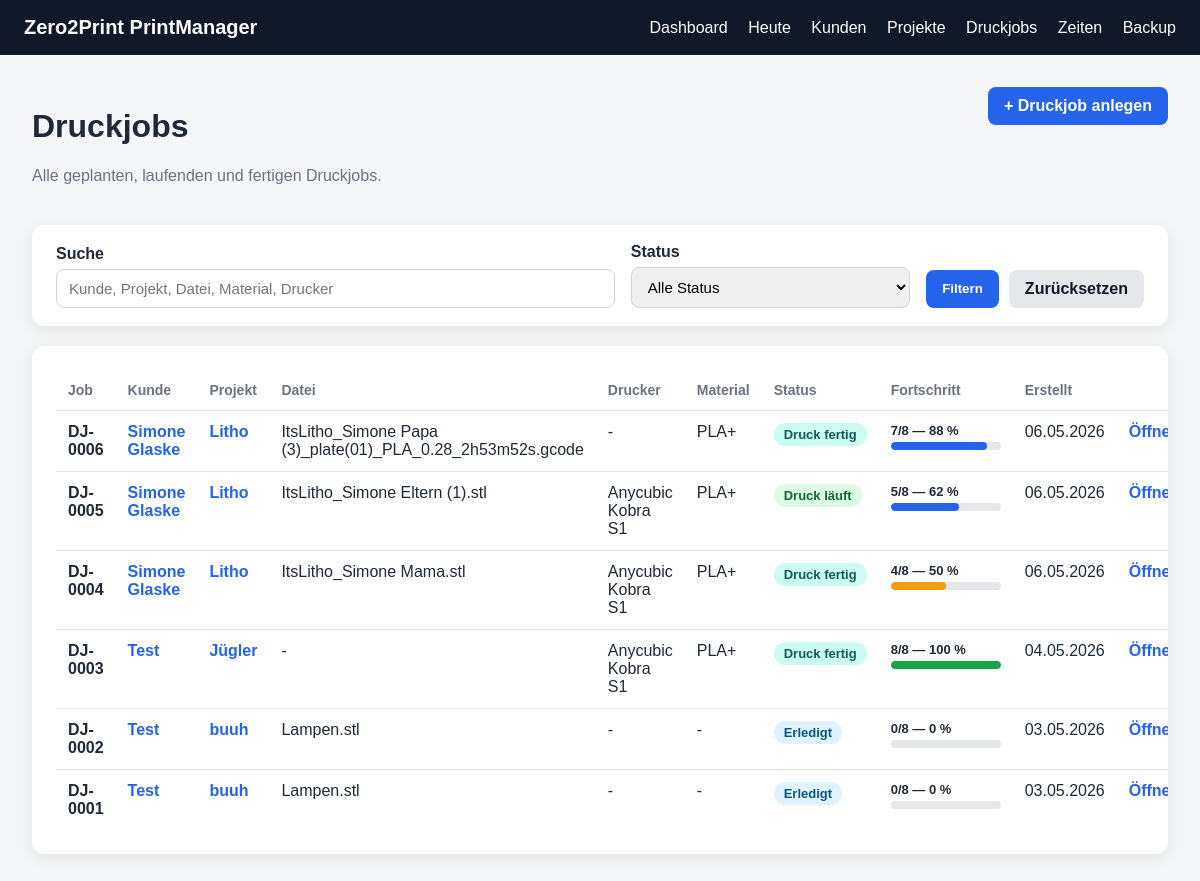
Page /jobs on the committed database.
### app/models.py (models this page shows)
class PrintJob(Base):
    __tablename__ = "print_jobs"
    id = Column(Integer, primary_key=True, index=True)
    project_id = Column(Integer, ForeignKey("projects.id"), nullable=False)
    file_id = Column(Integer, ForeignKey("project_files.id"), nullable=True)
    printer_name = Column(String, nullable=True)
    material = Column(String, nullable=True)
    color = Column(String, nullable=True)
    planned_print_time = Column(String, nullable=True)
    planned_weight_grams = Column(Integer, nullable=True)
    status = Column(String, default="Bereit zum Druck")
    notes = Column(Text, nullable=True)
    created_at = Column(DateTime, default=datetime.utcnow)
    project = relationship("Project", back_populates="print_jobs")
    file = relationship("ProjectFile", back_populates="print_jobs")
    time_entries = relationship(
        "TimeEntry",
        back_populates="print_job"
    )
    checklist = relationship(
        "PrintJobChecklist",
        back_populates="print_job",
        uselist=False,
        cascade="all, delete-orphan"
    )

class Customer(Base):
    __tablename__ = "customers"
    id = Column(Integer, primary_key=True, index=True)
    name = Column(String, nullable=False)
    email = Column(String, nullable=True)
    phone = Column(String, nullable=True)
    note = Column(Text, nullable=True)
    created_at = Column(DateTime, default=datetime.utcnow)
    projects = relationship(
        "Project",
        back_populates="customer",
        cascade="all, delete-orphan"
    )

class Project(Base):
    __tablename__ = "projects"
    id = Column(Integer, primary_key=True, index=True)
    customer_id = Column(Integer, ForeignKey("customers.id"), nullable=False)
    name = Column(String, nullable=False)
    description = Column(Text, nullable=True)
    status = Column(String, default="Anfrage")
    deadline = Column(String, nullable=True)
    note = Column(Text, nullable=True)
    created_at = Column(DateTime, default=datetime.utcnow)
    customer = relationship("Customer", back_populates="projects")
    files = relationship(
        "ProjectFile",
        back_populates="project",
        cascade="all, delete-orphan"
    )
    print_jobs = relationship(
        "PrintJob",
        back_populates="project",
        cascade="all, delete-orphan"
    )
    time_entries = relationship(
        "TimeEntry",
        back_populates="project",
        cascade="all, delete-orphan"
    )

class ProjectFile(Base):
    __tablename__ = "project_files"
    id = Column(Integer, primary_key=True, index=True)
    project_id = Column(Integer, ForeignKey("projects.id"), nullable=False)
    original_filename = Column(String, nullable=False)
    stored_filename = Column(String, nullable=False)
    file_path = Column(String, nullable=False)
    file_type = Column(String, nullable=True)
    version = Column(String, nullable=True)
    note = Column(Text, nullable=True)
    uploaded_at = Column(DateTime, default=datetime.utcnow)
    project = relationship("Project", back_populates="files")
    print_jobs = relationship(
        "PrintJob",
        back_populates="file"
    )

class PrintJobChecklist(Base):
    __tablename__ = "print_job_checklists"
    id = Column(Integer, primary_key=True, index=True)
    print_job_id = Column(Integer, ForeignKey("print_jobs.id"), nullable=False, unique=True)
    file_checked = Column(Boolean, default=False)
    slicer_checked = Column(Boolean, default=False)
    material_ready = Column(Boolean, default=False)
    bed_cleaned = Column(Boolean, default=False)
    first_layer_checked = Column(Boolean, default=False)
    print_finished_checked = Column(Boolean, default=False)
    post_processing_done = Column(Boolean, default=False)
    packed = Column(Boolean, default=False)
    updated_at = Column(DateTime, default=datetime.utcnow)
    print_job = relationship("PrintJob", back_populates="checklist")

### app/routes/print_jobs.py (the view)
@router.get("")
def print_jobs_index(
    request: Request,
    q: str = Query(default=""),
    status: str = Query(default=""),
    db: Session = Depends(get_db)
):
    query = (
        db.query(PrintJob)
        .join(Project)
        .join(Customer)
    )
    search = q.strip()
    selected_status = status.strip()
    if search:
        query = query.outerjoin(ProjectFile, PrintJob.file_id == ProjectFile.id)
        query = query.filter(
            or_(
                Project.name.ilike(f"%{search}%"),
                Customer.name.ilike(f"%{search}%"),
                PrintJob.printer_name.ilike(f"%{search}%"),
                PrintJob.material.ilike(f"%{search}%"),
                PrintJob.color.ilike(f"%{search}%"),
                PrintJob.notes.ilike(f"%{search}%"),
                ProjectFile.original_filename.ilike(f"%{search}%"),
            )
        )
    if selected_status:
        query = query.filter(PrintJob.status == selected_status)
    jobs = query.order_by(PrintJob.created_at.desc()).all()
    return templates.TemplateResponse(
        request=request,
        name="print_jobs.html",
        context={
            "title": "Druckjobs",
            "jobs": jobs,
            "q": search,
            "selected_status": selected_status,
            "statuses": JOB_STATUSES
        }
    )

### app/templates/print_jobs.html (shortened to what this page needs)
{% extends "base.html" %}
{% block content %}
<div class="page-header">
    <div>
        <h1>Druckjobs</h1>
        <p class="muted">Alle geplanten, laufenden und fertigen Druckjobs.</p>
    </div>
    <a class="btn" href="/jobs/new">+ Druckjob anlegen</a>
</div>
<div class="filter-card">
    <form method="get" action="/jobs" class="filter-form">
        <div class="filter-field">
            <label for="q">Suche</label>
            <input type="text" id="q" name="q" value="{{ q or '' }}" placeholder="Kunde, Projekt, Datei, Material, Drucker">
        </div>
        <div class="filter-field">
            <label for="status">Status</label>
            <select id="status" name="status">
                <option value="">Alle Status</option>
            </select>
        </div>
        <div class="filter-actions">
            <button class="btn" type="submit">Filtern</button>
            <a class="btn-secondary" href="/jobs">Zurücksetzen</a>
        </div>
    </form>
</div>
{% if jobs %}
<div class="table-card">
    <table>
        <thead>
            <tr>
                <th>Job</th>
                <th>Kunde</th>
                <th>Projekt</th>
                <th>Datei</th>
                <th>Drucker</th>
                <th>Material</th>
                <th>Status</th>
                <th>Fortschritt</th>
                <th>Erstellt</th>
                <th></th>
            </tr>
        </thead>
        <tbody>
            {% for job in jobs %}
            <tr>
                <td><strong>DJ-{{ "%04d"|format(job.id) }}</strong></td>
                <td>
                    <a class="link-btn" href="/customers/{{ job.project.customer.id }}">
                        {{ job.project.customer.name }}
                    </a>
                </td>
                <td>
                    <a class="link-btn" href="/projects/{{ job.project.id }}">
                        {{ job.project.name }}
                    </a>
                </td>
                <td>
                    {% if job.file %}
                        {{ job.file.original_filename }}
                    {% else %}
                        -
                    {% endif %}
                </td>
                <td>{{ job.printer_name or "-" }}</td>
                <td>{{ job.material or "-" }}</td>
                <td>
                    <span class="status-pill {{ status_class(job.status) }}">
                        {{ job.status }}
                    </span>
                </td>
                <td>
                    <div class="mini-progress-text">
                        {{ checklist_done_count(job) }}/{{ checklist_total_count() }}
                        —
                        {{ checklist_progress(job) }} %
                    </div>
                    <div class="mini-progress-wrap">
                        <div class="mini-progress-bar {{ checklist_progress_class(job) }}" style="width: {{ checklist_progress(job) }}%;"></div>
                    </div>
                </td>
                <td>{{ job.created_at.strftime("%d.%m.%Y") }}</td>
                <td>
                    <a class="link-btn" href="/jobs/{{ job.id }}">Öffnen</a>
                </td>
            </tr>
            {% endfor %}
        </tbody>
    </table>
</div>
{% else %}
<div class="empty-state">
    <h2>Keine Druckjobs gefunden</h2>
    <p>Erstelle einen Druckjob oder ändere deine Filter.</p>
    <a class="btn" href="/jobs/new">Druckjob anlegen</a>
</div>
{% endif %}
{% endblock %}

### app/static/style.css (style rules this page uses)
* { box-sizing: border-box; }
body { margin: 0; font-family: Arial, sans-serif; background: #f4f6f8; color: #1f2937; }
.btn { display: inline-block; border: none; background: #2563eb; color: white; padding: 10px 16px; border-radius: 8px; cursor: pointer; font-weight: bold; margin-top: 0; text-decoration: none; font-family: inherit; }
.page-header { display: flex; justify-content: space-between; align-items: flex-start; margin-bottom: 24px; gap: 16px; }
.muted { color: #6b7280; }
.table-card, .form-card, .empty-state { background: white; border-radius: 12px; padding: 24px; box-shadow: 0 4px 16px rgba(0,0,0,0.08); overflow-x: auto; }
table { width: 100%; border-collapse: collapse; }
th { text-align: left; color: #6b7280; font-size: 14px; border-bottom: 1px solid #e5e7eb; padding: 12px; }
td { border-bottom: 1px solid #e5e7eb; padding: 12px; vertical-align: top; }
tr:last-child td { border-bottom: none; }
.link-btn { color: #2563eb; text-decoration: none; font-weight: bold; }
label { display: block; font-weight: bold; margin-bottom: 6px; }
input, textarea, select { width: 100%; padding: 10px 12px; border: 1px solid #d1d5db; border-radius: 8px; font-size: 15px; font-family: inherit; }
.btn-secondary { display: inline-block; background: #e5e7eb; color: #111827; padding: 10px 16px; border-radius: 8px; text-decoration: none; font-weight: bold; font-family: inherit; }
.filter-card { background: white; border-radius: 12px; padding: 18px 24px; box-shadow: 0 4px 16px rgba(0,0,0,0.08); margin-bottom: 20px; }
.filter-form { display: grid; grid-template-columns: 2fr 1fr auto; gap: 16px; align-items: end; }
.filter-field label { display: block; font-weight: bold; margin-bottom: 6px; }
.filter-actions { display: flex; gap: 10px; }
.status-pill { display: inline-block; padding: 4px 10px; border-radius: 999px; font-size: 13px; font-weight: bold; white-space: nowrap; }
.status-running { background: #dcfce7; color: #166534; }
.status-done { background: #ccfbf1; color: #115e59; }
.status-finished { background: #e0f2fe; color: #075985; }
.mini-progress-wrap { width: 110px; height: 8px; background: #e5e7eb; border-radius: 999px; overflow: hidden; margin-top: 4px; }
.mini-progress-bar { height: 100%; border-radius: 999px; }
.mini-progress-text { font-weight: bold; font-size: 13px; white-space: nowrap; }
.progress-mid { background: #fef3c7; color: #92400e; }
.progress-good { background: #dbeafe; color: #1e40af; }
.progress-complete { background: #dcfce7; color: #166534; }
.progress-bar.progress-mid, .mini-progress-bar.progress-mid { background: #f59e0b; }
.progress-bar.progress-good, .mini-progress-bar.progress-good { background: #2563eb; }
.progress-bar.progress-complete, .mini-progress-bar.progress-complete { background: #16a34a; }

### rows in the picture
PrintJob: id "0006", project.customer.name "Simone Glaske", project.name "Litho", file.original_filename "ItsLitho_Simone Papa (3)_plate(01)_PLA_0.28_2h53m52s.gcode", printer_name "-", material "PLA+", status "Druck fertig", checklist_total_count "8", created_at "06.05.2026"
PrintJobChecklist: file_checked+slicer_checked+material_ready "7", file_checked+slicer_checked+material_ready "88"
PrintJob: id "0005", project.customer.name "Simone Glaske", project.name "Litho", file.original_filename "ItsLitho_Simone Eltern (1).stl", printer_name "Anycubic Kobra S1", material "PLA+", status "Druck läuft", checklist_total_count "8", created_at "06.05.2026"
PrintJobChecklist: file_checked+slicer_checked+material_ready "5", file_checked+slicer_checked+material_ready "62"
PrintJob: id "0004", project.customer.name "Simone Glaske", project.name "Litho", file.original_filename "ItsLitho_Simone Mama.stl", printer_name "Anycubic Kobra S1", material "PLA+", status "Druck fertig", checklist_total_count "8", created_at "06.05.2026"
PrintJobChecklist: file_checked+slicer_checked+material_ready "4", file_checked+slicer_checked+material_ready "50"
PrintJob: id "0003", project.customer.name "Test", project.name "Jügler", printer_name "Anycubic Kobra S1", material "PLA+", status "Druck fertig", checklist_total_count "8", created_at "04.05.2026"
PrintJobChecklist: file_checked+slicer_checked+material_ready "8", file_checked+slicer_checked+material_ready "100"
PrintJob: id "0002", project.customer.name "Test", project.name "buuh", file.original_filename "Lampen.stl", printer_name "-", material "-", status "Erledigt", checklist_done_count "0", checklist_total_count "8", checklist_progress "0", created_at "03.05.2026"
PrintJob: id "0001", project.customer.name "Test", project.name "buuh", file.original_filename "Lampen.stl", printer_name "-", material "-", status "Erledigt", checklist_done_count "0", checklist_total_count "8", checklist_progress "0", created_at "03.05.2026"
